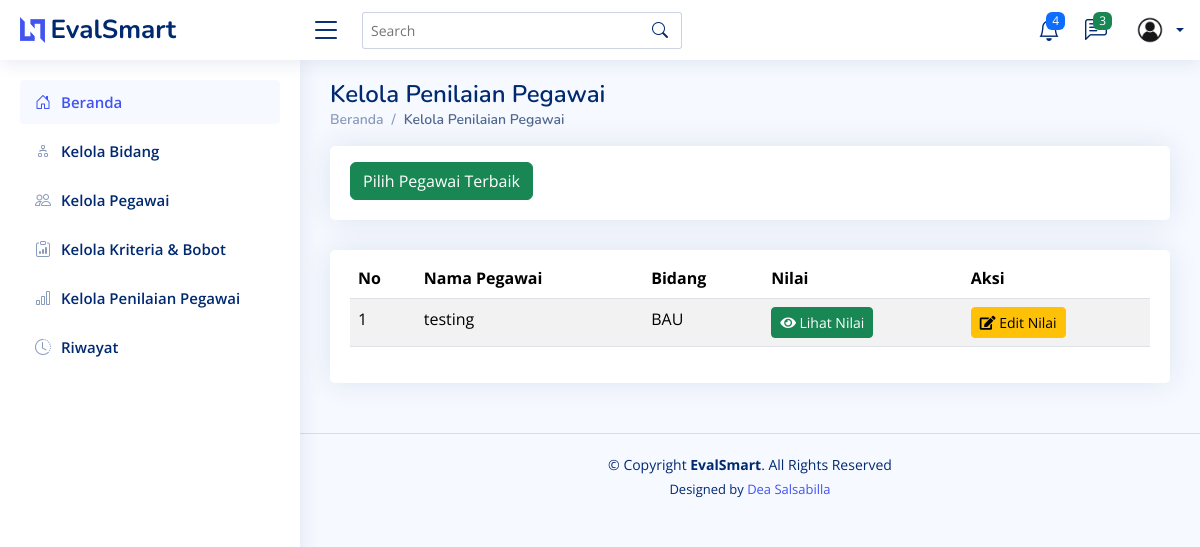
The app's page /penilaian/, older data.
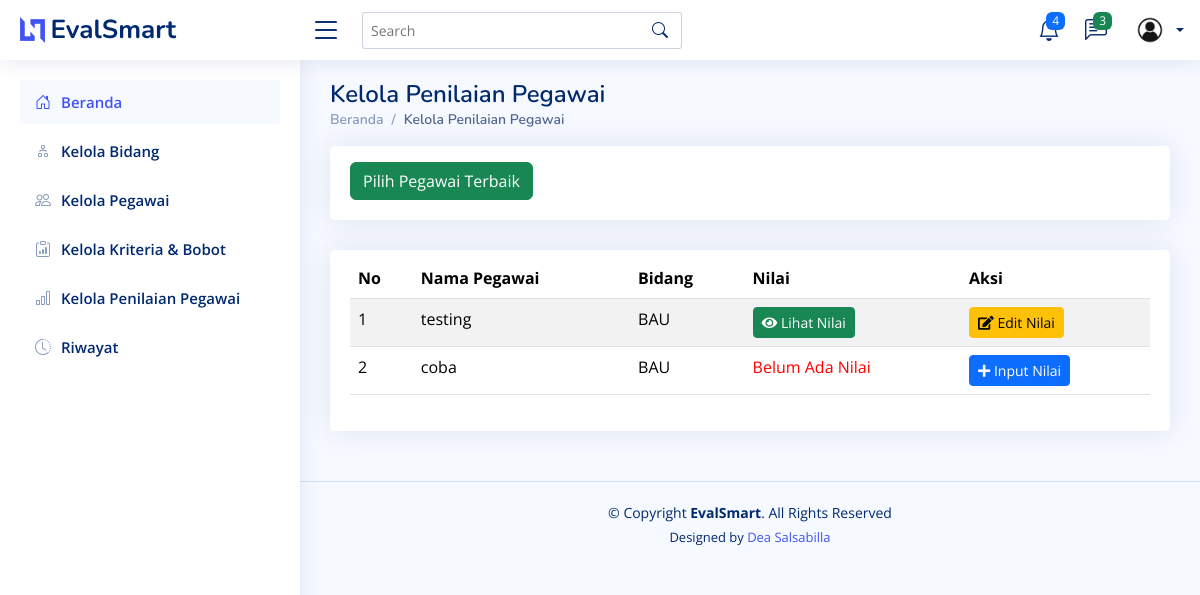
The same page, newer data.
### testing/models.py (models this page shows, shortened)
class Penilaian(models.Model):
    id = models.AutoField(primary_key=True)  # ID otomatis
    nama = models.ForeignKey('Pegawai', on_delete=models.CASCADE)  # Relasi ke tabel Pegawai
    bidang = models.ForeignKey('Bidang', on_delete=models.CASCADE)  # Relasi ke tabel Bidang
    nilai = models.TextField(null=True, blank=True)
    class Meta:
        verbose_name_plural = "Penilaian"
        ordering = ['id']

class Pegawai(models.Model):
    id = models.AutoField(primary_key=True)  # ID otomatis
    nomor_induk = models.CharField(max_length=20, unique=True)  # Nomor induk pegawai
    nama = models.CharField(max_length=100)  # Nama pegawai
    alamat = models.TextField()  # Alamat pegawai
    no_telp = models.CharField(max_length=15)  # Nomor telepon pegawai
    bidang = models.ForeignKey(Bidang, on_delete=models.CASCADE)  # Relasi ke tabel Bidang
    class Meta:
        verbose_name_plural = "Pegawai"
        ordering = ['nama']

class Bidang(models.Model):
    id = models.AutoField(primary_key=True)
    nama = models.CharField(max_length=255)
    class Meta:
        verbose_name_plural = "Bidang"
        ordering = ['id']

### testing/views.py (the view)
# urls.py: path("penilaian/", views.penilaian, name="penilaian"),
def penilaian(request):
    penilaian_list = Penilaian.objects.all()
    return render(request, 'penilaian.html', {'penilaian_list': penilaian_list})

### testing/templates/penilaian.html (shortened to what this page needs)
<!DOCTYPE html>
<html lang="en">
  <head>
    {% load static %}
    <link href="{% static 'assets/vendor/bootstrap/css/bootstrap.min.css' %}" rel="stylesheet" />
    <link href="{% static 'assets/vendor/bootstrap-icons/bootstrap-icons.css' %}" rel="stylesheet" />
    <link href="{% static 'assets/vendor/boxicons/css/boxicons.min.css' %}" rel="stylesheet" />
    <link href="{% static 'assets/vendor/quill/quill.snow.css' %}" rel="stylesheet" />
    <link href="{% static 'assets/vendor/quill/quill.bubble.css' %}" rel="stylesheet" />
    <link href="{% static 'assets/vendor/remixicon/remixicon.css' %}" rel="stylesheet" />
    <link href="{% static 'assets/vendor/simple-datatables/style.css' %}" rel="stylesheet" />
    <link href="{% static 'assets/css/style.css' %}" rel="stylesheet" />
    <link href="https://cdnjs.cloudflare.com/ajax/libs/font-awesome/5.15.4/css/all.min.css" rel="stylesheet">
  </head>
  <body>
    {% include 'partials/header.html' %}
    {% include 'partials/sidebar.html' %}
    <main id="main" class="main">
      <div class="pagetitle">
        <h1>Kelola Penilaian Pegawai</h1>
        <nav>
          <ol class="breadcrumb">
            <li class="breadcrumb-item">
              <a href="{% url 'home' %}">Beranda</a>
            </li>
            <li class="breadcrumb-item active">Kelola Penilaian Pegawai</li>
          </ol>
        </nav>
      </div>
      <div class="row">
        <div class="col-lg-12">
          <div class="card">
            <div class="card-body">
              <button class="btn btn-success mt-3"><a href="{% url 'pegawai_terbaik' %}" style="color: white; text-decoration: none;">Pilih Pegawai Terbaik</a></button>
            </div>
          </div>
        </div>
      </div>
      <section class="section">
        <div class="row">
          <div class="col-lg-12">
            <div class="card">
              <div class="card-body">
                <table class="table table-striped mt-2">
                  <thead>
                    <tr>
                      <th scope="col">No</th>
                      <th scope="col">Nama Pegawai</th>
                      <th scope="col">Bidang</th>
                      <th scope="col">Nilai</th>
                      <th scope="col">Aksi</th>
                    </tr>
                  </thead>
                  <tbody>
                    {% for item in penilaian_list %}
                      <tr>
                        <td>{{ forloop.counter }}</td>
                        <td>{{ item.nama.nama }}</td>
                        <td>{{ item.bidang.nama }}</td>
                        <td>
                          {% if item.nilai %}
                            <a href="" class="btn btn-success btn-sm"><i class="fas fa-eye"></i> Lihat Nilai</a>
                          {% else %}
                            <span style="color: red;">Belum Ada Nilai</span>
                          {% endif %}
                        </td>
                        <td>
                          {% if item.nilai %}
                            <a href="{% url 'input_nilai' item.id %}" class="btn btn-warning btn-sm"><i class="fas fa-edit"></i> Edit Nilai</a>
                          {% else %}
                            <a href="{% url 'input_nilai' item.id %}" class="btn btn-primary btn-sm"><i class="fas fa-plus"></i> Input Nilai</a>
                          {% endif %}
                        </td>
                      </tr>
                    {% endfor %}
                  </tbody>
                </table>
              </div>
            </div>
          </div>
        </div>
      </section>
    </main>
    {% include 'partials/footer.html' %}
  </body>
</html>

### testing/templates/partials/header.html (shortened to what this page needs)
{% load static %}
<header id="header" class="header fixed-top d-flex align-items-center">
    <div class="d-flex align-items-center justify-content-between">
      <a href="index.html" class="logo d-flex align-items-center">
        <img src="assets/img/logo.png" alt="" />
        <span class="d-none d-lg-block">EvalSmart</span>
      </a>
      <i class="bi bi-list toggle-sidebar-btn"></i>
    </div>
    <div class="search-bar">
      <form class="search-form d-flex align-items-center" method="POST" action="#">
        <input type="text" name="query" placeholder="Search" title="Enter search keyword" />
        <button type="submit" title="Search"><i class="bi bi-search"></i></button>
      </form>
    </div>
    <nav class="header-nav ms-auto">
      <ul class="d-flex align-items-center">
        <li class="nav-item dropdown">
          <a class="nav-link nav-icon" href="#" data-bs-toggle="dropdown">
            <i class="bi bi-bell"></i>
            <span class="badge bg-primary badge-number">4</span>
          </a>
        </li>
        <li class="nav-item dropdown">
          <a class="nav-link nav-icon" href="#" data-bs-toggle="dropdown">
            <i class="bi bi-chat-left-text"></i>
            <span class="badge bg-success badge-number">3</span>
          </a>
        </li>
        <li class="nav-item dropdown pe-3">
          <a class="nav-link nav-profile d-flex align-items-center pe-0" href="#" data-bs-toggle="dropdown">
            <img src="{% static 'assets/img/user.jpg' %}" alt="Profile" class="rounded-circle" />
            <span class="d-none d-md-block dropdown-toggle ps-2">{{ request.user.username }}</span>
          </a>
        </li>
      </ul>
    </nav>
  </header>

### testing/templates/partials/sidebar.html (shortened to what this page needs)
<aside id="sidebar" class="sidebar">
  <ul class="sidebar-nav" id="sidebar-nav">
    <li class="nav-item">
      <a class="nav-link " href="{% url 'home' %}">
        <i class="bi bi-house-door"></i>
        <span>Beranda</span>
      </a>
    </li>
    <li class="nav-item">
      <a class="nav-link collapsed" href="{% url 'bidang' %}">
        <i class="bi bi-diagram-2"></i>
        <span>Kelola Bidang</span>
      </a>
    </li>
    <li class="nav-item">
      <a class="nav-link collapsed" href="{% url 'pegawai' %}">
        <i class="bi bi-people"></i>
        <span>Kelola Pegawai</span>
      </a>
    </li>
    <li class="nav-item">
      <a class="nav-link collapsed" href="{% url 'kriteria' %}">
        <i class="bi bi-clipboard-data"></i>
        <span>Kelola Kriteria & Bobot</span>
      </a>
    </li>
    <li class="nav-item">
      <a class="nav-link collapsed" href="{% url 'penilaian' %}">
        <i class="bi bi-bar-chart"></i>
        <span>Kelola Penilaian Pegawai</span>
      </a>
    </li>
    <li class="nav-item">
      <a class="nav-link collapsed" href="{% url 'riwayat' %}">
        <i class="bi bi-clock-history"></i>
        <span>Riwayat</span>
      </a>
    </li>
  </ul>
</aside>

### testing/templates/partials/footer.html
<footer id="footer" class="footer">
    <div class="copyright">
      &copy; Copyright <strong><span>EvalSmart</span></strong>. All Rights Reserved
    </div>
    <div class="credits">
      Designed by <a href="https://instagram.com/dea.salsa.503/" target="_blank">Dea Salsabilla</a>
    </div>
  </footer>

### testing/static/assets/css/style.css (style rules this page uses)
:root { scroll-behavior: smooth; }
body { font-family: "Open Sans", sans-serif; background: #f6f9ff; color: #444444; }
a { color: #4154f1; text-decoration: none; }
h1, h2, h3, h4, h5, h6 { font-family: "Nunito", sans-serif; }
#main { margin-top: 60px; padding: 20px 30px; transition: all 0.3s; }
.pagetitle { margin-bottom: 10px; }
.pagetitle h1 { font-size: 24px; margin-bottom: 0; font-weight: 600; color: #012970; }
.card { margin-bottom: 30px; border: none; border-radius: 5px; box-shadow: 0px 0 30px rgba(1, 41, 112, 0.1); }
.card-body { padding: 0 20px 20px 20px; }
.breadcrumb { font-size: 14px; font-family: "Nunito", sans-serif; color: #899bbd; font-weight: 600; }
.breadcrumb a { color: #899bbd; transition: 0.3s; }
.breadcrumb .breadcrumb-item::before { color: #899bbd; }
.breadcrumb .active { color: #51678f; font-weight: 600; }
.logo { line-height: 1; }
@media (min-width: 1200px) { .logo { width: 280px; } }
.logo img { max-height: 26px; margin-right: 6px; }
.logo span { font-size: 26px; font-weight: 700; color: #012970; font-family: "Nunito", sans-serif; }
.header { transition: all 0.5s; z-index: 997; height: 60px; box-shadow: 0px 2px 20px rgba(1, 41, 112, 0.1); background-color: #fff; padding-left: 20px; }
.header .toggle-sidebar-btn { font-size: 32px; padding-left: 10px; cursor: pointer; color: #012970; }
.header .search-bar { min-width: 360px; padding: 0 20px; }
.header .search-form { width: 100%; }
.header .search-form input { border: 0; font-size: 14px; color: #012970; border: 1px solid rgba(1, 41, 112, 0.2); padding: 7px 38px 7px 8px; border-radius: 3px; transition: 0.3s; width: 100%; }
.header .search-form button { border: 0; padding: 0; margin-left: -30px; background: none; }
.header .search-form button i { color: #012970; }
.header-nav ul { list-style: none; }
.header-nav>ul { margin: 0; padding: 0; }
.header-nav .nav-icon { font-size: 22px; color: #012970; margin-right: 25px; position: relative; }
.header-nav .nav-profile { color: #012970; }
.header-nav .nav-profile img { max-height: 36px; }
.header-nav .nav-profile span { font-size: 14px; font-weight: 600; }
.header-nav .badge-number { position: absolute; inset: -2px -5px auto auto; font-weight: normal; font-size: 12px; padding: 3px 6px; }
.sidebar { position: fixed; top: 60px; left: 0; bottom: 0; width: 300px; z-index: 996; transition: all 0.3s; padding: 20px; overflow-y: auto; scrollbar-width: thin; scrollbar-color: #aab7cf transparent; box-shadow: 0px 0px 20px rgba(1, 41, 112, 0.1); background-color: #fff; }
@media (min-width: 1200px) { #main, #footer { margin-left: 300px; } }
.sidebar-nav { padding: 0; margin: 0; list-style: none; }
.sidebar-nav li { padding: 0; margin: 0; list-style: none; }
.sidebar-nav .nav-item { margin-bottom: 5px; }
.sidebar-nav .nav-link { display: flex; align-items: center; font-size: 15px; font-weight: 600; color: #4154f1; transition: 0.3; background: #f6f9ff; padding: 10px 15px; border-radius: 4px; }
.sidebar-nav .nav-link i { font-size: 16px; margin-right: 10px; color: #4154f1; }
.sidebar-nav .nav-link.collapsed { color: #012970; background: #fff; }
.sidebar-nav .nav-link.collapsed i { color: #899bbd; }
.footer { padding: 20px 0; font-size: 14px; transition: all 0.3s; border-top: 1px solid #cddfff; }
.footer .copyright { text-align: center; color: #012970; }
.footer .credits { padding-top: 5px; text-align: center; font-size: 13px; color: #012970; }

Row changes from the older to the newer data that the page shows:
added Penilaian: nama.nama "coba", bidang.nama "BAU", shows "Belum Ada Nilai", shows "Input Nilai"
